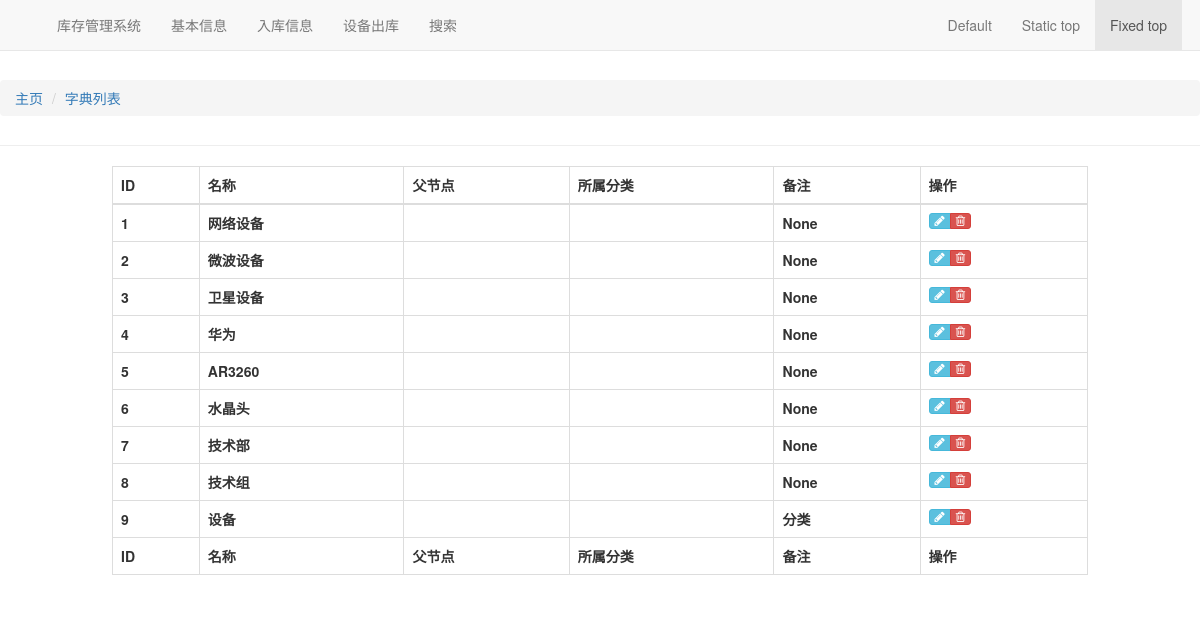
Page /basic/wordbooks on the committed database.
### basic/models.py (models this page shows, shortened)
class CommonInfo(models.Model):
    check_choice = (
        (True, u'已审核'),
        (False, u'未审核'),
    )
    attach = models.FileField(upload_to='attachment/%Y/%m/%d',
                              verbose_name='附件',
                              blank=True,
                              null=True)
    check = models.BooleanField(default=False,
                                choices=check_choice,
                                verbose_name=u"是否审核")
    create_date = models.DateTimeField(blank=True,
                                       null=True,
                                       auto_now_add=True,
                                       verbose_name=u"创建时间")
    modify_date = models.DateTimeField(blank=True,
                                       null=True,
                                       auto_now=True,
                                       verbose_name=u"修改时间")
    description = models.CharField(max_length=100,
                                   blank=True,
                                   null=True,
                                   verbose_name=u"备注")
    class Meta:
        app_label = 'stock'
        abstract = True
        ordering = ['-modify_date']

class Wordbook(CommonInfo):
    name = models.CharField(max_length=30,
                            unique=True,
                            verbose_name=u"名称",
                            db_index=True)
    class Meta:
        verbose_name = u'字典表'
        verbose_name_plural = u'字典表'

### basic/views.py (the view)
# urls.py: path('wordbooks', WordbookList.as_view(), name='wordbooks'),
class WordbookList(ListView):
    model = Wordbook

### templates/basic/wordbook_list.html (shortened to what this page needs)
{% extends 'base.html' %}
{% block breadcrumb %}
<li id="orbit"><a href="{%url 'basic:wordbooks' %}">字典列表</a></li>
{% endblock %}
{% block maincontent %}
<div id="data" class="col-md-10 col-md-offset-1">
	<table id='dataTable' class='table table-bordered table-hover' cellspacing='0' width='100%'>
		<thead>
			<tr>
				<th>ID</th>
				<th>名称</th>
				<th>父节点</th>
				<th>所属分类</th>
				<th>备注</th>
				<th>操作</th>
			</tr>
		</thead>
		{% if object_list %}
		{% for w in object_list %}
		<tr>
			<th>{{ w.id }}</th>
			<th>{{ w.name }}</th>
			<th>{{ w.parent.name }}</th>
			<th>
			</th>
			<th>{{ w.description }}</th>
			<th>
				<div class="hidden-sm hidden-xs btn-group">
					<a class="btn btn-xs btn-info" href="{% url 'basic:edit_wordbook' w.id %}">
						<i class="ace-icon fa fa-pencil bigger-120"></i>
					</a>
					<a class="btn btn-xs btn-danger" href="{% url 'basic:delete_wordbook' w.id %}">
						<i class="ace-icon fa fa-trash-o bigger-120"></i>
					</a>
				</div>
			</th>
		</tr>
		{% endfor %}
		{% else %}
		<tr>
			<th><strong>There are no warehouses present.</strong></th>
		</tr>
		{% endif %}
		<tfoot>
			<tr>
				<th>ID</th>
				<th>名称</th>
				<th>父节点</th>
				<th>所属分类</th>
				<th>备注</th>
				<th>操作</th>
			</tr>
		</tfoot>
	</table>
</div>
{% endblock %}

### rows in the picture
Wordbook: id "1", name "网络设备", description "None"
Wordbook: id "2", name "微波设备", description "None"
Wordbook: id "3", name "卫星设备", description "None"
Wordbook: id "4", name "华为", description "None"
Wordbook: id "5", name "AR3260", description "None"
Wordbook: id "6", name "水晶头", description "None"
Wordbook: id "7", name "技术部", description "None"
Wordbook: id "8", name "技术组", description "None"
Wordbook: id "9", name "设备", description "分类"
